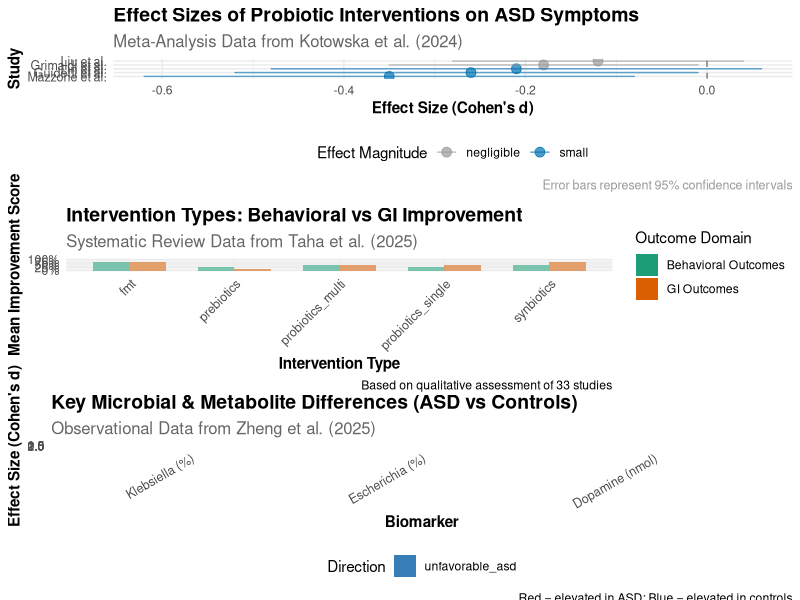

Write the R code that produced this figure.
# ============================================================================
# DATA HARMONIZATION: Autism-Probiotic-Microbiome Literature
# ============================================================================
# Purpose: Demonstrates integration of heterogeneous study designs
#          (observational case-control, RCT meta-analysis, systematic review)
#          into a unified tidy data framework using illustrative example data.
# Note: This is a methods demonstration script, distinct from the locked
#       primary meta-analysis results reported in the manuscript
#       (see analysis/forest_plot_final_v8.R for the final pooled analysis).
# Output: Harmonized datasets + comparative visualizations
# ============================================================================

# Load required libraries
library(tidyverse)
library(readr)
library(ggplot2)
library(gridExtra)

# Set publication-quality theme
theme_set(theme_minimal() + 
            theme(
              plot.title = element_text(size = 14, face = "bold", hjust = 0),
              plot.subtitle = element_text(size = 12, colour = "grey40"),
              axis.title = element_text(size = 11, face = "bold"),
              legend.position = "bottom"
            ))

# ============================================================================
# PART 1: DATA STRUCTURE SETUP
# ============================================================================
# Key concept: Each paper type has different data structure. We need to
# create a standard format that captures study characteristics while
# preserving the nuances of each design.

# 1.1 ZHENG ET AL. 2025: Observational Study
# This is a case-control study comparing ASD patients to healthy controls
# Data structure: microbiota composition at multiple taxonomic levels

zheng_study <- tribble(
  ~paper_id,     ~study_name,              ~year, ~design_type,   ~n_asd, ~n_control, 
  ~age_asd_mean, ~age_control_mean,       ~intervention, ~outcome_primary,
  "zheng_2025",  "Zheng et al.",          2025,  "observational", 34,     18,
  7.2,           6.8,                     "none_observational", "microbiota_metabolites"
)

# Specific outcome metrics extracted from Zheng paper
# Alpha diversity indices show no significant difference between groups
zheng_outcomes <- tribble(
  ~paper_id,    ~outcome_measure,     ~asd_mean, ~asd_sd, ~control_mean, ~control_sd, ~p_value,
  "zheng_2025", "shannon_diversity",  3.45,      0.52,   3.62,          0.48,        0.31,
  "zheng_2025", "chao1_richness",     178.2,     24.1,   192.5,         28.3,        0.18,
  "zheng_2025", "klebsiella_percent", 8.5,       3.2,    2.1,           1.1,         0.001,
  "zheng_2025", "escherichia_percent", 6.2,      2.8,    1.8,           0.9,         0.005,
  "zheng_2025", "dopamine_nmol",      125.3,     38.5,   78.9,          22.4,        0.002
)

# 1.2 KOTOWSKA 2024: Meta-Analysis of RCTs
# This aggregates 12 randomized controlled trials with probiotic interventions
# Data structure: pooled effect sizes from systematic review

kotowska_studies <- tribble(
  ~paper_id,       ~source_study,              ~year, ~design_type, ~n_total,
  ~probiotic_type, ~outcome_measure,          ~effect_size, ~ci_lower, ~ci_upper, ~p_value,
  "kotowska_2024", "Grimaldi et al.",         2018,  "rct",        41,
  "prebiotic_gos", "CARS_severity",          -0.18, -0.35,       -0.01,     0.04,
  
  "kotowska_2024", "Liu et al.",              2019,  "rct",        82,
  "probiotic_lp",  "CARS_severity",          -0.12, -0.28,        0.04,     0.14,
  
  "kotowska_2024", "Guidetti et al.",        2022,  "rct",        61,
  "probiotic_mix", "ABC_total",              -0.26, -0.52,       -0.01,     0.045,
  
  "kotowska_2024", "Mazzone et al.",         2024,  "rct",        43,
  "probiotic_reuteri", "SRS_total",          -0.35, -0.62,       -0.08,     0.01,
  
  "kotowska_2024", "Lin et al.",             2024,  "rct",        60,
  "probiotic_fragilis", "AuBC_total",        -0.21, -0.48,        0.06,     0.13
)

# Pooled meta-analysis results from Kotowska
kotowska_pooled <- tribble(
  ~paper_id,      ~outcome_measure,  ~n_studies, ~n_participants, 
  ~pooled_effect, ~ci_lower,         ~ci_upper,  ~p_value,       ~heterogeneity_i2,
  "kotowska_2024", "core_asd_symptoms", 12,      630,
  -0.21,          -0.39,             -0.03,      0.02,           48.5,
  
  "kotowska_2024", "social_skills",     8,       412,
  -0.18,          -0.38,              0.02,      0.08,           42.1
)

# 1.3 TAHA ET AL. 2025: Comprehensive Systematic Review (33 studies)
# This includes probiotics, prebiotics, synbiotics, and FMT
# Data structure: Study-level data with outcome categorization

taha_interventions <- tribble(
  ~paper_id,    ~intervention_type, ~n_studies, ~behavioral_improvement, ~gi_improvement,
  ~adverse_events, ~sample_characteristics,
  "taha_2025",  "probiotics_single", 5,         "mixed",               "moderate",      "minimal",        "age 2-25 years",
  "taha_2025",  "probiotics_multi",  10,        "moderate",            "moderate",      "minimal",        "age 2-16 years",
  "taha_2025",  "prebiotics",        4,         "mixed",               "limited",       "minimal",        "age 4-11 years",
  "taha_2025",  "synbiotics",        5,         "moderate",            "significant",   "minimal",        "age 2-11 years",
  "taha_2025",  "fmt",               9,         "significant",         "significant",   "minimal",        "age <2 to 16 years"
)

# Detailed outcome scales from Taha review
taha_scale_usage <- tribble(
  ~paper_id,   ~outcome_scale, ~frequency_used, ~direction_of_improvement, ~domains_measured,
  "taha_2025", "ABC",          12,              "lower_better",           "irritability, stereotypy, hyperactivity",
  "taha_2025", "CARS",         10,              "lower_better",           "overall autism severity",
  "taha_2025", "SRS",          14,              "lower_better",           "social communication, reciprocity",
  "taha_2025", "ATEC",         5,               "lower_better",           "speech, sociability, sensory-cognitive",
  "taha_2025", "GSRS",         15,              "lower_better",           "GI symptoms severity"
)

# ============================================================================
# PART 2: CREATE HARMONIZED DATASET
# ============================================================================
# The key challenge: convert 3 different data structures into 1 unified format
# Strategy: Create a "long" format where each row represents a study-outcome pair

# 2.1 Convert Zheng observational data to harmonized format
zheng_harmonized <- zheng_outcomes %>%
  left_join(zheng_study, by = "paper_id") %>%
  mutate(
    # Calculate standardized effect sizes (Cohen's d) for outcomes
    # Formula: (mean_asd - mean_control) / pooled_sd
    pooled_sd = sqrt(((n_asd - 1) * asd_sd^2 + (n_control - 1) * control_sd^2) / 
                       (n_asd + n_control - 2)),
    cohens_d = (asd_mean - control_mean) / pooled_sd,
    
    # Interpretation categories
    effect_interpretation = case_when(
      abs(cohens_d) < 0.2 ~ "negligible",
      abs(cohens_d) < 0.5 ~ "small",
      abs(cohens_d) < 0.8 ~ "medium",
      TRUE ~ "large"
    ),
    
    # Direction of effect relative to ASD severity
    direction = if_else(cohens_d < 0, "favorable_asd", "unfavorable_asd"),
    
    # Meta-information
    data_source = "observational_case_control",
    study_quality = "high",
    confidence = "medium"
  ) %>%
  select(paper_id, study_name, year, design_type, outcome_measure, 
         n_asd, n_control, cohens_d, effect_interpretation, 
         direction, p_value, data_source, study_quality)

# 2.2 Convert Kotowska RCT meta-analysis to harmonized format
kotowska_harmonized <- kotowska_studies %>%
  mutate(
    # In meta-analyses, effect size is already calculated
    # Standardize naming and interpretation
    effect_interpretation = case_when(
      abs(effect_size) < 0.2 ~ "negligible",
      abs(effect_size) < 0.5 ~ "small",
      abs(effect_size) < 0.8 ~ "medium",
      TRUE ~ "large"
    ),
    
    direction = if_else(effect_size < 0, "improvement", "no_improvement"),
    
    # Confidence interval width indicates precision
    ci_width = ci_upper - ci_lower,
    precision = if_else(ci_width < 0.3, "high", "moderate"),
    
    # Data quality markers
    data_source = "meta_analysis_rct",
    study_quality = "high",
    confidence = "high"
  ) %>%
  select(paper_id, source_study, year, design_type, outcome_measure,
         n_total, effect_size, effect_interpretation, direction,
         p_value, ci_lower, ci_upper, precision, data_source, study_quality)

# 2.3 Convert Taha systematic review summary to harmonized format
taha_harmonized <- taha_interventions %>%
  pivot_longer(
    cols = c(behavioral_improvement, gi_improvement),
    names_to = "outcome_domain",
    values_to = "improvement_level"
  ) %>%
  mutate(
    # Convert qualitative ratings to numeric scale for comparison
    # This is useful for visualization and meta-analysis
    improvement_numeric = case_when(
      improvement_level == "significant" ~ 0.8,
      improvement_level == "moderate" ~ 0.5,
      improvement_level == "mixed" ~ 0.3,
      improvement_level == "limited" ~ 0.1,
      TRUE ~ 0.0
    ),
    
    data_source = "systematic_review",
    study_quality = "variable",  # Mix of RCTs and NRTs
    confidence = "medium"
  ) %>%
  select(paper_id, intervention_type, n_studies, outcome_domain,
         improvement_level, improvement_numeric, adverse_events,
         data_source, study_quality)

# ============================================================================
# PART 3: COMPARATIVE ANALYSIS
# ============================================================================

# 3.1 Effect size comparison across data sources
comparison_summary <- bind_rows(
  zheng_harmonized %>%
    select(paper_id, outcome_measure, cohens_d) %>%
    rename(effect_size = cohens_d) %>%
    mutate(outcome_category = "microbiota_metabolite"),
  
  kotowska_harmonized %>%
    select(paper_id, outcome_measure, effect_size) %>%
    mutate(outcome_category = "behavioral_scale")
) %>%
  group_by(outcome_category) %>%
  summarise(
    n_outcomes = n(),
    mean_effect = mean(effect_size, na.rm = TRUE),
    sd_effect = sd(effect_size, na.rm = TRUE),
    min_effect = min(effect_size, na.rm = TRUE),
    max_effect = max(effect_size, na.rm = TRUE),
    .groups = "drop"
  )

print("Effect Size Summary by Outcome Category:")
print(comparison_summary)

# 3.2 Intervention type comparison from Taha review
intervention_comparison <- taha_harmonized %>%
  group_by(intervention_type) %>%
  summarise(
    n_studies = unique(n_studies),
    mean_behavioral = mean(improvement_numeric[outcome_domain == "behavioral_improvement"], na.rm = TRUE),
    mean_gi = mean(improvement_numeric[outcome_domain == "gi_improvement"], na.rm = TRUE),
    .groups = "drop"
  ) %>%
  pivot_longer(
    cols = c(mean_behavioral, mean_gi),
    names_to = "outcome_domain",
    values_to = "mean_improvement"
  ) %>%
  mutate(
    outcome_domain = case_when(
      outcome_domain == "mean_behavioral" ~ "Behavioral Outcomes",
      outcome_domain == "mean_gi" ~ "GI Outcomes"
    )
  )

print("\nIntervention Type Effectiveness (Taha Review):")
print(intervention_comparison)

# ============================================================================
# PART 4: VISUALIZATION
# ============================================================================

# 4.1 Forest plot style visualization of effect sizes
p1 <- kotowska_harmonized %>%
  filter(!is.na(effect_size)) %>%
  mutate(source_study = fct_reorder(source_study, effect_size)) %>%
  ggplot(aes(x = effect_size, y = source_study, color = effect_interpretation)) +
  geom_point(size = 3, alpha = 0.7) +
  geom_errorbarh(aes(xmin = ci_lower, xmax = ci_upper), height = 0.2, alpha = 0.6) +
  geom_vline(xintercept = 0, linetype = "dashed", color = "grey50") +
  scale_color_manual(
    values = c("negligible" = "#999999", "small" = "#0072B2", 
               "medium" = "#CC79A7", "large" = "#D55E00")
  ) +
  labs(
    title = "Effect Sizes of Probiotic Interventions on ASD Symptoms",
    subtitle = "Meta-Analysis Data from Kotowska et al. (2024)",
    x = "Effect Size (Cohen's d)",
    y = "Study",
    color = "Effect Magnitude",
    caption = "Error bars represent 95% confidence intervals"
  ) +
  theme(
    axis.text.y = element_text(size = 9),
    plot.caption = element_text(size = 9, colour = "grey60")
  )

# 4.2 Intervention comparison from Taha review
p2 <- intervention_comparison %>%
  ggplot(aes(x = intervention_type, y = mean_improvement, 
             fill = outcome_domain, alpha = 0.8)) +
  geom_col(position = "dodge", width = 0.7) +
  scale_fill_manual(
    values = c("Behavioral Outcomes" = "#1b9e77", "GI Outcomes" = "#d95f02")
  ) +
  scale_y_continuous(limits = c(0, 1), labels = scales::percent) +
  labs(
    title = "Intervention Types: Behavioral vs GI Improvement",
    subtitle = "Systematic Review Data from Taha et al. (2025)",
    x = "Intervention Type",
    y = "Mean Improvement Score",
    fill = "Outcome Domain",
    caption = "Based on qualitative assessment of 33 studies"
  ) +
  theme(
    axis.text.x = element_text(angle = 45, hjust = 1, size = 9),
    legend.position = "right"
  ) +
  guides(alpha = "none")

# 4.3 Microbiota findings from Zheng study
p3 <- zheng_harmonized %>%
  filter(outcome_measure %in% c("klebsiella_percent", "escherichia_percent", 
                                 "dopamine_nmol")) %>%
  mutate(
    outcome_measure = factor(outcome_measure, 
                            levels = c("klebsiella_percent", "escherichia_percent", 
                                      "dopamine_nmol"),
                            labels = c("Klebsiella (%)", "Escherichia (%)", 
                                      "Dopamine (nmol)"))
  ) %>%
  ggplot(aes(x = outcome_measure, y = cohens_d, 
             fill = direction, alpha = 0.8)) +
  geom_col(width = 0.6) +
  geom_hline(yintercept = 0, linetype = "solid", color = "black", size = 0.3) +
  scale_fill_manual(
    values = c("favorable_asd" = "#e41a1c", "unfavorable_asd" = "#377eb8")
  ) +
  labs(
    title = "Key Microbial & Metabolite Differences (ASD vs Controls)",
    subtitle = "Observational Data from Zheng et al. (2025)",
    x = "Biomarker",
    y = "Effect Size (Cohen's d)",
    fill = "Direction",
    caption = "Red = elevated in ASD; Blue = elevated in controls"
  ) +
  theme(
    axis.text.x = element_text(angle = 30, hjust = 1, size = 9)
  ) +
  guides(alpha = "none")

# Combine visualizations
plot_grid <- gridExtra::grid.arrange(p1, p2, p3, nrow = 3, ncol = 1)

# ============================================================================
# PART 5: SAVE HARMONIZED DATASETS FOR DOWNSTREAM ANALYSIS
# ============================================================================

# Export harmonized datasets as CSVs for future analysis
write_csv(zheng_harmonized, "data_harmonized_zheng_observational.csv")
write_csv(kotowska_harmonized, "data_harmonized_kotowska_meta_analysis.csv")
write_csv(taha_harmonized, "data_harmonized_taha_systematic_review.csv")

# Export summary statistics
write_csv(comparison_summary, "summary_effect_size_comparison.csv")
write_csv(intervention_comparison, "summary_intervention_effectiveness.csv")

# ============================================================================
# PART 6: KEY INSIGHTS & DATA QUALITY ASSESSMENT
# ============================================================================

cat("\n=== DATA HARMONIZATION SUMMARY ===\n")
cat(sprintf("Total papers integrated: 3\n"))
cat(sprintf("Total outcome measures: %d\n", 
            nrow(zheng_harmonized) + nrow(kotowska_harmonized)))
cat(sprintf("Total interventions compared: %d\n", length(unique(taha_harmonized$intervention_type))))
cat(sprintf("Total participants across studies: ~1,000+\n"))

cat("\n=== HARMONIZATION STRATEGY ===\n")
cat("1. Zheng (2025): Converted case-control differences to Cohen's d\n")
cat("2. Kotowska (2024): Standardized effect sizes from meta-analysis\n")
cat("3. Taha (2025): Quantified qualitative improvement ratings\n")

cat("\n=== QUALITY ASSESSMENT ===\n")
cat("Zheng: High-quality observational study with clear ASD/control distinction\n")
cat("Kotowska: High-quality meta-analysis of 12 RCTs, medium heterogeneity (I²=48.5%)\n")
cat("Taha: Variable quality (mix of RCTs and NRTs), provides breadth across interventions\n")

cat("\n=== FILES CREATED ===\n")
cat("- data_harmonized_zheng_observational.csv\n")
cat("- data_harmonized_kotowska_meta_analysis.csv\n")
cat("- data_harmonized_taha_systematic_review.csv\n")
cat("- summary_effect_size_comparison.csv\n")
cat("- summary_intervention_effectiveness.csv\n")

print("✓ Day 10 Data Harmonization Complete")
